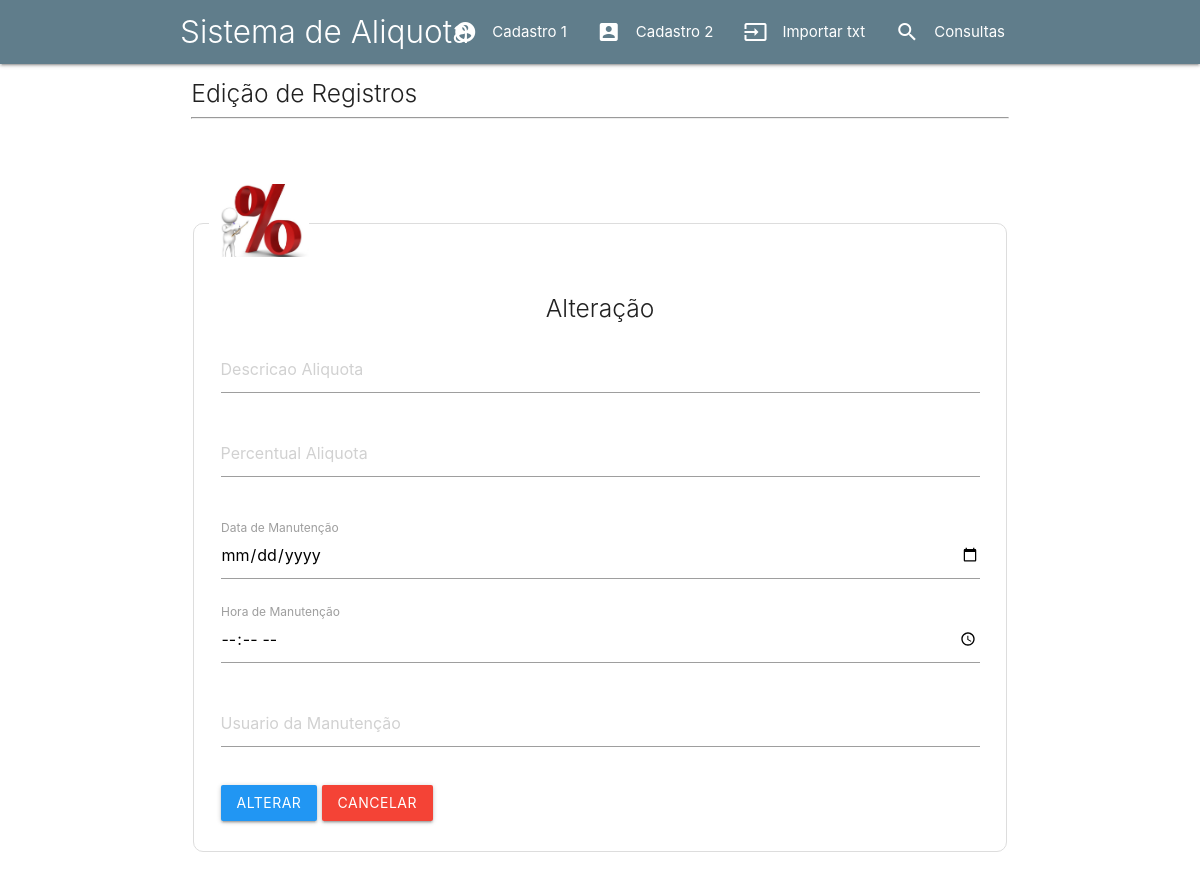
/Editar_Dados/editar.php?id=6, run on an earlier commit of the app's database.
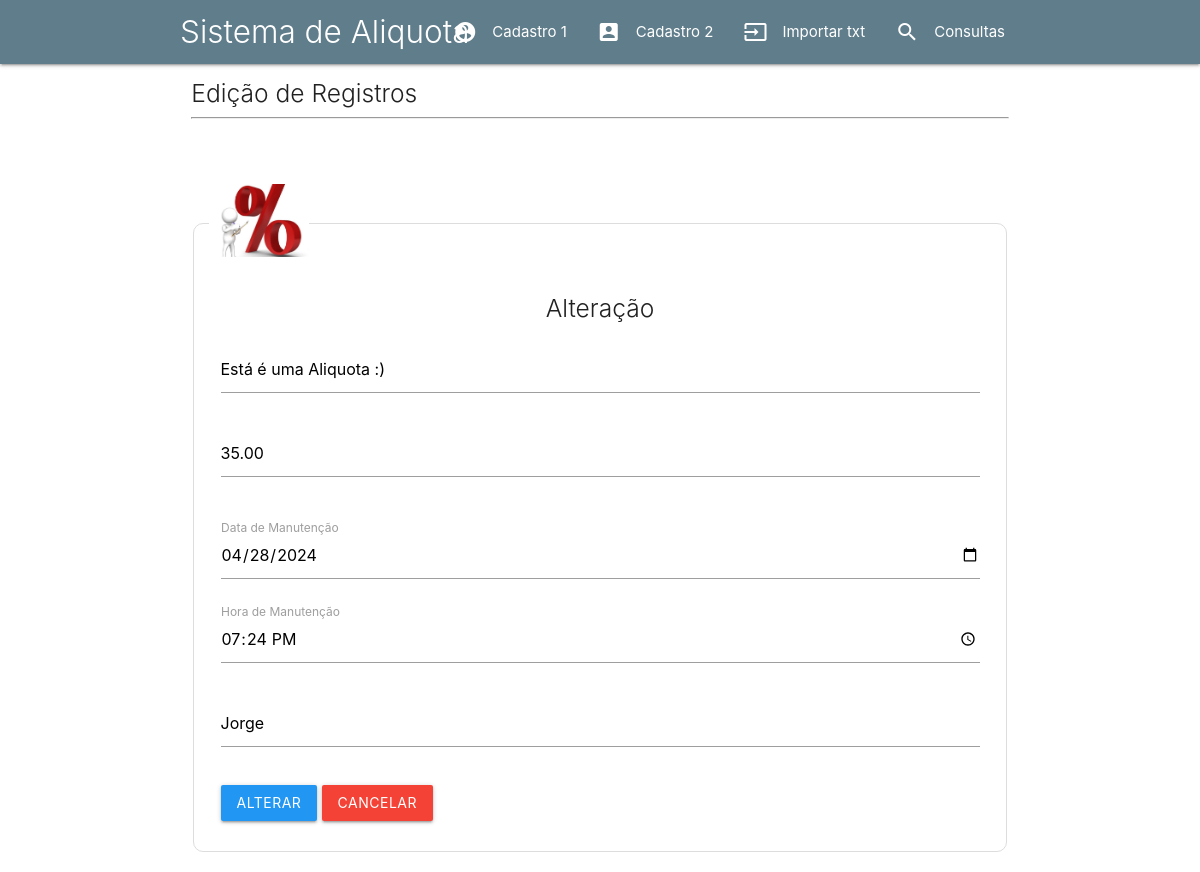
And on a later commit of the database.
### tables this page shows
CREATE TABLE IF NOT EXISTS `tb_aliquotas` (
  `id` int(4) NOT NULL AUTO_INCREMENT,
  `codigo_municipio` int(10) NOT NULL,
  `data_vigencia` date NOT NULL,
  `codigo_servico` int(10) NOT NULL,
  `descricao_aliquota` varchar(30) DEFAULT NULL,
  `percentual_aliquota` decimal(5,2) DEFAULT NULL,
  `data_manutencao` date DEFAULT NULL,
  `hora_manutencao` time DEFAULT NULL,
  `usuario_manutencao` varchar(20) DEFAULT NULL,
  PRIMARY KEY (`id`,`codigo_municipio`,`data_vigencia`,`codigo_servico`),
  KEY `indice` (`codigo_municipio`,`data_vigencia`,`codigo_servico`)
);

### Editar_Dados/editar.php (the view, shortened to what this page needs)
<?php
include_once 'includes/header.inc.php';
include_once 'includes/menu.inc.php';
?>
<div class="row container">
    <div class="col s12">
        <h5 class="light">Edição de Registros</h5><hr>
    </div>
</div>
<?php
include_once 'banco_de_dados/conexao.php';
$id = filter_input(INPUT_GET, 'id', FILTER_SANITIZE_NUMBER_INT);
$querySelect = $link->query("SELECT * FROM tb_aliquotas WHERE id='$id'");
while($registros = $querySelect->fetch_assoc()):
    $descricao_aliquota = $registros['descricao_aliquota'];
    $percentual_aliquota = $registros['percentual_aliquota'];
    $data_manutencao = $registros['data_manutencao'];
    $hora_manutencao = $registros['hora_manutencao'];
    $usuario_manutencao = $registros['usuario_manutencao'];
endwhile;
?>
<div class="row container">
            <p>&nbsp;</p>
            <form action="banco_de_dados/update.php" method="post" class="col s12">
                <fieldset class="formulario" style="padding: 15px">
                    <legend><img src="imagens/boneco_aliquota.jpeg" alt="[imagem]" width="100" ></legend>
                    <h5 class="light center">Alteração</h5>
                    <div class="input-field col s12">
                        <input placeholder="Descricao Aliquota" type="text" name="descricao_aliquota" id="descricao_aliquota" value="<?php echo $descricao_aliquota ?>" maxlength="80" required autofocus>
                    </div>
                    <div class="input-field col s12">
                    <input placeholder="Percentual Aliquota" type="text" name="percentual_aliquota" id="percentual_aliquota" maxlength="5" pattern="\d+(\.\d{1,2})?" value="<?php echo $percentual_aliquota ?>" required autofocus>
                        <span class="helper-text" data-error="Formato inválido. Use um número inteiro ou até duas casas decimais (ex: 39,99 ou 40)"></span>
                    </div>
                    <div class="input-field col s12">
                        <input type="date" name="data_manutencao" id="data_manutencao" value="<?php echo $data_manutencao ?>"maxlength="5">
                        <label for="data_manutencao">Data de Manutenção</label>
                    </div>
                    <div class="input-field col s12">
                        <input type="time" name="hora_manutencao" id="hora_manutencao" value="<?php echo $hora_manutencao ?>" maxlength="6">
                        <label for="hora_manutencao">Hora de Manutenção</label>
                    </div>
                    <div class="input-field col s12">
                        <input placeholder="Usuario da Manutenção" type="text" name="usuario_manutencao" id="usuario_manutencao" value="<?php echo $usuario_manutencao ?>" maxlength="20">
                    </div>
                    <div class="input-field col s12">
                        <input type="submit" value="alterar" class="btn blue">
                        <a href="consultas.php" class="btn red">cancelar</a>
                    </div>
                </fieldset>
            </form>
        </div>
<?php include_once 'includes/footer.inc.php'?>

What changed in the data, as far as the page shows it:
added tb_aliquotas: descricao_aliquota "Está é uma Aliquota :)", percentual_aliquota "35.00", data_manutencao "04/28/2024", hora_manutencao "19:24:00", usuario_manutencao "Jorge"
